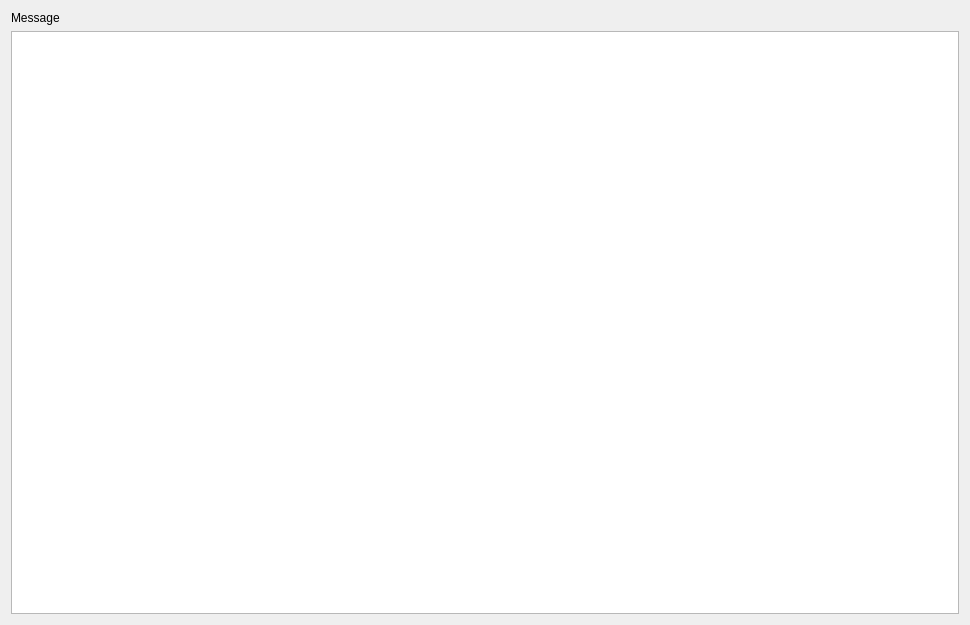
<?xml version="1.0" encoding="UTF-8"?>
<ui version="4.0">
 <class>ExportSettingsWidget</class>
 <widget class="QWidget" name="ExportSettingsWidget">
  <property name="geometry">
   <rect>
    <x>0</x>
    <y>0</y>
    <width>970</width>
    <height>625</height>
   </rect>
  </property>
  <layout class="QVBoxLayout" name="verticalLayout_9">
   <item>
    <widget class="MessageLabel" name="themesErrorMessage">
     <property name="text">
      <string>Message</string>
     </property>
    </widget>
   </item>
   <item>
    <widget class="QTableWidget" name="exportTemplates">
     <property name="editTriggers">
      <set>QAbstractItemView::NoEditTriggers</set>
     </property>
     <property name="selectionMode">
      <enum>QAbstractItemView::NoSelection</enum>
     </property>
     <property name="showGrid">
      <bool>false</bool>
     </property>
     <attribute name="horizontalHeaderVisible">
      <bool>false</bool>
     </attribute>
     <attribute name="horizontalHeaderStretchLastSection">
      <bool>true</bool>
     </attribute>
     <attribute name="verticalHeaderVisible">
      <bool>false</bool>
     </attribute>
     <column>
      <property name="text">
       <string>Theme</string>
      </property>
     </column>
    </widget>
   </item>
  </layout>
 </widget>
 <customwidgets>
  <customwidget>
   <class>MessageLabel</class>
   <extends>QLabel</extends>
   <header>ui/small_widgets/MessageLabel.h</header>
  </customwidget>
 </customwidgets>
 <resources/>
 <connections/>
</ui>
